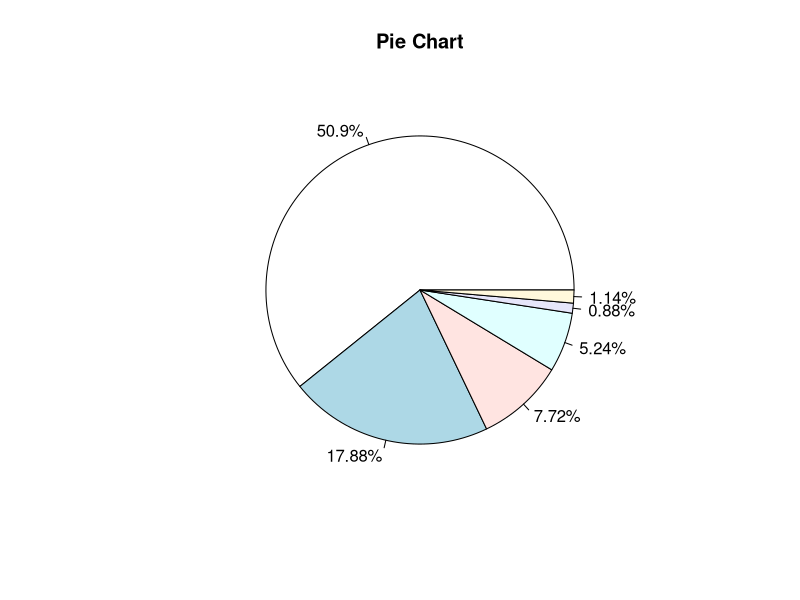

R code for this plot:
user_10000 <- read.csv( file = "./yelp-user/user_improved_10000.csv")

grp1=subset(user_10000,numberOfReviews<2)
grp2=subset(subset(user_10000,numberOfReviews>2),numberOfReviews<=5)
grp3=subset(subset(user_10000,numberOfReviews>5),numberOfReviews<=10)
grp4=subset(subset(user_10000,numberOfReviews>10),numberOfReviews<=30)
grp5=subset(subset(user_10000,numberOfReviews>30),numberOfReviews<=50)
grp6=subset(subset(user_10000,numberOfReviews>50),numberOfReviews<=Inf)

slice<-c(length(grp1[,1])/length(user_10000[,1]),length(grp2[,1])/length(user_10000[,1]),length(grp3[,1])/length(user_10000[,1]),length(grp4[,1])/length(user_10000[,1]), length(grp5[,1])/length(user_10000[,1]),length(grp6[,1])/length(user_10000[,1]))*100

pie(slice,labels=paste(slice,'%',sep=''),main="Pie Chart")
